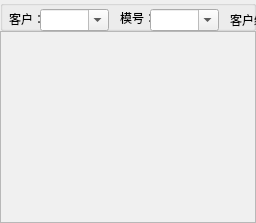
      <widget class="QWidget" name="jiancebaogao">
       <attribute name="title">
        <string>检测报告</string>
       </attribute>
       <layout class="QVBoxLayout" name="verticalLayout_3">
        <property name="spacing">
         <number>0</number>
        </property>
        <property name="leftMargin">
         <number>0</number>
        </property>
        <property name="topMargin">
         <number>0</number>
        </property>
        <property name="rightMargin">
         <number>0</number>
        </property>
        <property name="bottomMargin">
         <number>0</number>
        </property>
        <item>
         <widget class="QWidget" name="widget_3" native="true">
          <property name="maximumSize">
           <size>
            <width>16777215</width>
            <height>62</height>
           </size>
          </property>
          <widget class="QWidget" name="layoutWidget_2">
           <property name="geometry">
            <rect>
             <x>1</x>
             <y>1</y>
             <width>390</width>
             <height>60</height>
            </rect>
           </property>
           <layout class="QGridLayout" name="gridLayout_4">
            <item row="0" column="9">
             <widget class="QToolButton" name="toolButton_15">
              <property name="text">
               <string>退出</string>
              </property>
              <property name="icon">
               <iconset>
                <normaloff>ICO/png/1110305.png</normaloff>ICO/png/1110305.png</iconset>
              </property>
              <property name="iconSize">
               <size>
                <width>36</width>
                <height>36</height>
               </size>
              </property>
              <property name="toolButtonStyle">
               <enum>Qt::ToolButtonTextUnderIcon</enum>
              </property>
              <property name="autoRaise">
               <bool>true</bool>
              </property>
             </widget>
            </item>
            <item row="0" column="4">
             <widget class="QToolButton" name="toolButton_16">
              <property name="text">
               <string>查看</string>
              </property>
              <property name="icon">
               <iconset>
                <normaloff>ICO/png/1081662.png</normaloff>ICO/png/1081662.png</iconset>
              </property>
              <property name="iconSize">
               <size>
                <width>36</width>
                <height>36</height>
               </size>
              </property>
              <property name="toolButtonStyle">
               <enum>Qt::ToolButtonTextUnderIcon</enum>
              </property>
              <property name="autoRaise">
               <bool>true</bool>
              </property>
             </widget>
            </item>
            <item row="0" column="2">
             <widget class="QToolButton" name="toolButton_17">
              <property name="text">
               <string>修改</string>
              </property>
              <property name="icon">
               <iconset>
                <normaloff>ICO/png/1073170.png</normaloff>ICO/png/1073170.png</iconset>
              </property>
              <property name="iconSize">
               <size>
                <width>36</width>
                <height>36</height>
               </size>
              </property>
              <property name="toolButtonStyle">
               <enum>Qt::ToolButtonTextUnderIcon</enum>
              </property>
              <property name="autoRaise">
               <bool>true</bool>
              </property>
             </widget>
            </item>
            <item row="0" column="7">
             <widget class="QToolButton" name="toolButton_18">
              <property name="text">
               <string>流程跳转</string>
              </property>
              <property name="icon">
               <iconset>
                <normaloff>ICO/png/1081628.png</normaloff>ICO/png/1081628.png</iconset>
              </property>
              <property name="iconSize">
               <size>
                <width>36</width>
                <height>36</height>
               </size>
              </property>
              <property name="toolButtonStyle">
               <enum>Qt::ToolButtonTextUnderIcon</enum>
              </property>
              <property name="autoRaise">
               <bool>true</bool>
              </property>
             </widget>
            </item>
            <item row="0" column="1">
             <widget class="QToolButton" name="toolButton_19">
              <property name="text">
               <string>删除</string>
              </property>
              <property name="icon">
               <iconset>
                <normaloff>ICO/png/1081640.png</normaloff>ICO/png/1081640.png</iconset>
              </property>
              <property name="iconSize">
               <size>
                <width>36</width>
                <height>36</height>
               </size>
              </property>
              <property name="toolButtonStyle">
               <enum>Qt::ToolButtonTextUnderIcon</enum>
              </property>
              <property name="autoRaise">
               <bool>true</bool>
              </property>
             </widget>
            </item>
            <item row="0" column="5">
             <widget class="QToolButton" name="toolButton_20">
              <property name="text">
               <string>导出</string>
              </property>
              <property name="icon">
               <iconset>
                <normaloff>ICO/png/1081656.png</normaloff>ICO/png/1081656.png</iconset>
              </property>
              <property name="iconSize">
               <size>
                <width>36</width>
                <height>36</height>
               </size>
              </property>
              <property name="toolButtonStyle">
               <enum>Qt::ToolButtonTextUnderIcon</enum>
              </property>
              <property name="autoRaise">
               <bool>true</bool>
              </property>
             </widget>
            </item>
            <item row="0" column="6">
             <widget class="Line" name="line_7">
              <property name="orientation">
               <enum>Qt::Vertical</enum>
              </property>
             </widget>
            </item>
            <item row="0" column="0">
             <widget class="QToolButton" name="toolButton_21">
              <property name="text">
               <string>新增</string>
              </property>
              <property name="icon">
               <iconset>
                <normaloff>ICO/png/1081676.png</normaloff>ICO/png/1081676.png</iconset>
              </property>
              <property name="iconSize">
               <size>
                <width>36</width>
                <height>36</height>
               </size>
              </property>
              <property name="toolButtonStyle">
               <enum>Qt::ToolButtonTextUnderIcon</enum>
              </property>
              <property name="autoRaise">
               <bool>true</bool>
              </property>
             </widget>
            </item>
            <item row="0" column="8">
             <widget class="Line" name="line_8">
              <property name="orientation">
               <enum>Qt::Vertical</enum>
              </property>
             </widget>
            </item>
            <item row="0" column="3">
             <widget class="Line" name="line_9">
              <property name="orientation">
               <enum>Qt::Vertical</enum>
              </property>
             </widget>
            </item>
           </layout>
          </widget>
         </widget>
        </item>
        <item>
         <widget class="QGroupBox" name="groupBox_4">
          <property name="maximumSize">
           <size>
            <width>16777215</width>
            <height>40</height>
           </size>
          </property>
          <property name="title">
           <string/>
          </property>
          <widget class="QPushButton" name="chaxun_3">
           <property name="enabled">
            <bool>true</bool>
           </property>
           <property name="geometry">
            <rect>
             <x>1020</x>
             <y>10</y>
             <width>75</width>
             <height>23</height>
            </rect>
           </property>
           <property name="text">
            <string>查询</string>
           </property>
          </widget>
          <widget class="QLabel" name="label_16">
           <property name="geometry">
            <rect>
             <x>685</x>
             <y>12</y>
             <width>31</width>
             <height>16</height>
            </rect>
           </property>
           <property name="maximumSize">
            <size>
             <width>36</width>
             <height>16</height>
            </size>
           </property>
           <property name="text">
            <string>日期：</string>
           </property>
          </widget>
          <widget class="QDateEdit" name="dateEdit_5">
           <property name="geometry">
            <rect>
             <x>827</x>
             <y>11</y>
             <width>88</width>
             <height>20</height>
            </rect>
           </property>
           <property name="minimumSize">
            <size>
             <width>88</width>
             <height>20</height>
            </size>
           </property>
           <property name="maximumSize">
            <size>
             <width>88</width>
             <height>20</height>
            </size>
           </property>
           <property name="calendarPopup">
            <bool>true</bool>
           </property>
          </widget>
          <widget class="QLabel" name="label_21">
           <property name="geometry">
            <rect>
             <x>9</x>
             <y>11</y>
             <width>31</width>
             <height>16</height>
            </rect>
           </property>
           <property name="maximumSize">
            <size>
             <width>36</width>
             <height>16</height>
            </size>
           </property>
           <property name="styleSheet">
            <string notr="true"/>
           </property>
           <property name="text">
            <string>客户：</string>
           </property>
          </widget>
          <widget class="QLabel" name="label_22">
           <property name="geometry">
            <rect>
             <x>120</x>
             <y>10</y>
             <width>31</width>
             <height>16</height>
            </rect>
           </property>
           <property name="maximumSize">
            <size>
             <width>36</width>
             <height>16</height>
            </size>
           </property>
           <property name="text">
            <string>模号：</string>
           </property>
          </widget>
          <widget class="QLabel" name="label_23">
           <property name="geometry">
            <rect>
             <x>810</x>
             <y>11</y>
             <width>16</width>
             <height>16</height>
            </rect>
           </property>
           <property name="text">
            <string>至</string>
           </property>
          </widget>
          <widget class="QDateEdit" name="dateEdit_6">
           <property name="geometry">
            <rect>
             <x>717</x>
             <y>11</y>
             <width>88</width>
             <height>20</height>
            </rect>
           </property>
           <property name="minimumSize">
            <size>
             <width>88</width>
             <height>20</height>
            </size>
           </property>
           <property name="maximumSize">
            <size>
             <width>88</width>
             <height>20</height>
            </size>
           </property>
           <property name="calendarPopup">
            <bool>true</bool>
           </property>
          </widget>
          <widget class="QComboBox" name="comboBox_10">
           <property name="geometry">
            <rect>
             <x>40</x>
             <y>9</y>
             <width>69</width>
             <height>22</height>
            </rect>
           </property>
           <property name="editable">
            <bool>true</bool>
           </property>
          </widget>
          <widget class="QComboBox" name="comboBox_11">
           <property name="geometry">
            <rect>
             <x>150</x>
             <y>9</y>
             <width>69</width>
             <height>22</height>
            </rect>
           </property>
           <property name="editable">
            <bool>true</bool>
           </property>
          </widget>
          <widget class="QComboBox" name="comboBox_12">
           <property name="geometry">
            <rect>
             <x>290</x>
             <y>9</y>
             <width>111</width>
             <height>22</height>
            </rect>
           </property>
           <property name="editable">
            <bool>true</bool>
           </property>
          </widget>
          <widget class="QLabel" name="label_25">
           <property name="geometry">
            <rect>
             <x>230</x>
             <y>10</y>
             <width>61</width>
             <height>20</height>
            </rect>
           </property>
           <property name="text">
            <string>客户编号：</string>
           </property>
          </widget>
          <widget class="QCheckBox" name="checkBox_5">
           <property name="geometry">
            <rect>
             <x>920</x>
             <y>2</y>
             <width>89</width>
             <height>16</height>
            </rect>
           </property>
           <property name="text">
            <string>包括移模项目</string>
           </property>
          </widget>
          <widget class="QCheckBox" name="checkBox_6">
           <property name="geometry">
            <rect>
             <x>920</x>
             <y>20</y>
             <width>89</width>
             <height>16</height>
            </rect>
           </property>
           <property name="text">
            <string>包括历史记录</string>
           </property>
          </widget>
          <widget class="QComboBox" name="comboBox_18">
           <property name="geometry">
            <rect>
             <x>450</x>
             <y>10</y>
             <width>51</width>
             <height>22</height>
            </rect>
           </property>
           <item>
            <property name="text">
             <string>样品</string>
            </property>
           </item>
           <item>
            <property name="text">
             <string>零件</string>
            </property>
           </item>
           <item>
            <property name="text">
             <string>检具</string>
            </property>
           </item>
          </widget>
          <widget class="QLabel" name="label_33">
           <property name="geometry">
            <rect>
             <x>420</x>
             <y>10</y>
             <width>31</width>
             <height>20</height>
            </rect>
           </property>
           <property name="maximumSize">
            <size>
             <width>60</width>
             <height>20</height>
            </size>
           </property>
           <property name="text">
            <string>类型：</string>
           </property>
          </widget>
          <widget class="QLabel" name="label_31">
           <property name="geometry">
            <rect>
             <x>520</x>
             <y>10</y>
             <width>60</width>
             <height>20</height>
            </rect>
           </property>
           <property name="maximumSize">
            <size>
             <width>60</width>
             <height>20</height>
            </size>
           </property>
           <property name="text">
            <string>检测人员：</string>
           </property>
          </widget>
          <widget class="QLineEdit" name="lineEdit_8">
           <property name="geometry">
            <rect>
             <x>580</x>
             <y>10</y>
             <width>81</width>
             <height>20</height>
            </rect>
           </property>
           <property name="minimumSize">
            <size>
             <width>81</width>
             <height>20</height>
            </size>
           </property>
           <property name="maximumSize">
            <size>
             <width>81</width>
             <height>20</height>
            </size>
           </property>
           <property name="dragEnabled">
            <bool>false</bool>
           </property>
           <property name="readOnly">
            <bool>false</bool>
           </property>
           <property name="clearButtonEnabled">
            <bool>false</bool>
           </property>
          </widget>
         </widget>
        </item>
        <item>
         <widget class="QTableWidget" name="tableWidget_jc">
          <property name="sizePolicy">
           <sizepolicy hsizetype="Preferred" vsizetype="Preferred">
            <horstretch>0</horstretch>
            <verstretch>0</verstretch>
           </sizepolicy>
          </property>
          <property name="palette">
           <palette>
            <active>
             <colorrole role="Base">
              <brush brushstyle="SolidPattern">
               <color alpha="255">
                <red>240</red>
                <green>240</green>
                <blue>240</blue>
               </color>
              </brush>
             </colorrole>
            </active>
            <inactive>
             <colorrole role="Base">
              <brush brushstyle="SolidPattern">
               <color alpha="255">
                <red>240</red>
                <green>240</green>
                <blue>240</blue>
               </color>
              </brush>
             </colorrole>
            </inactive>
            <disabled>
             <colorrole role="Base">
              <brush brushstyle="SolidPattern">
               <color alpha="255">
                <red>240</red>
                <green>240</green>
                <blue>240</blue>
               </color>
              </brush>
             </colorrole>
            </disabled>
           </palette>
          </property>
          <property name="autoScroll">
           <bool>true</bool>
          </property>
         </widget>
        </item>
       </layout>
      </widget>
